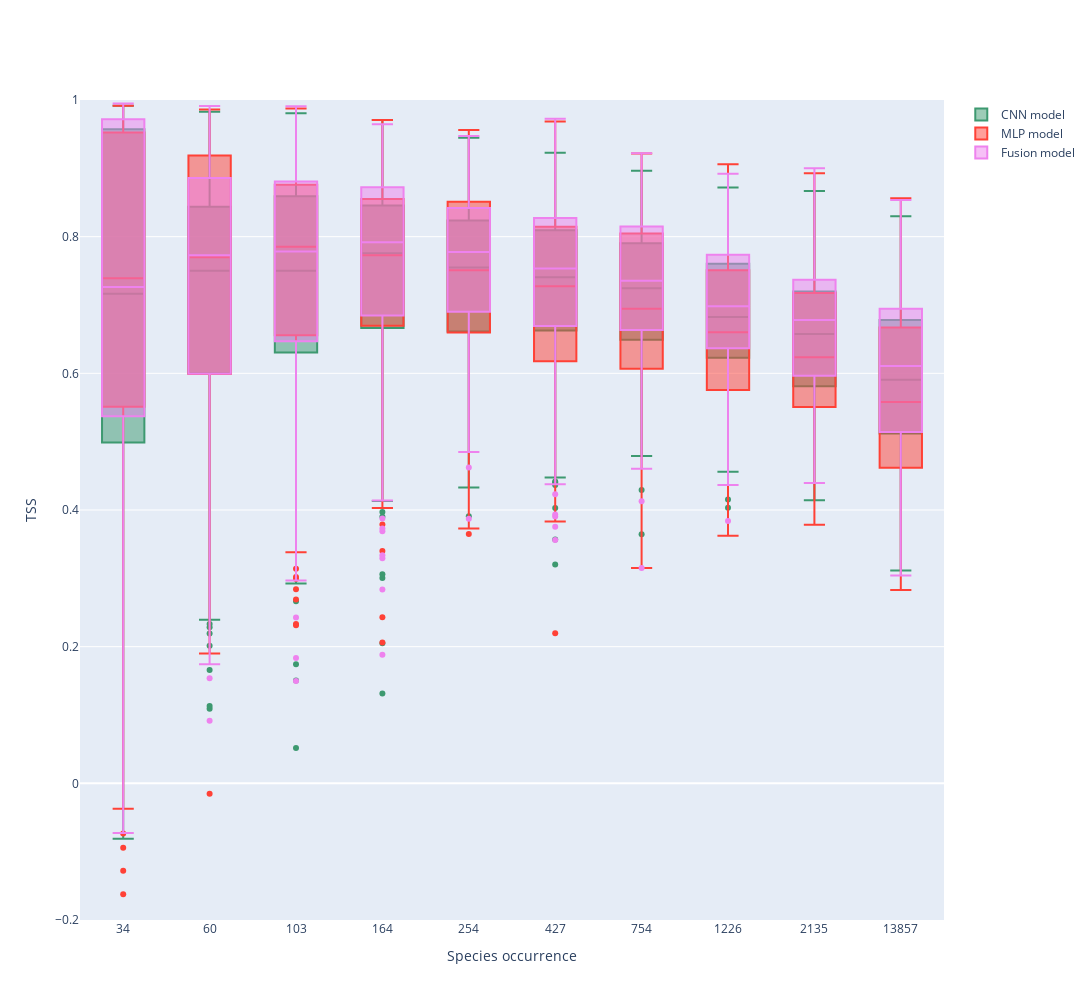

The notebook cell this image was saved under:
### Code cell
x = df_CNN['global_cnt'].values

trace0 = go.Box(
    y=df_CNN['tss'].values,
    x=x,
    name='CNN model',
    marker=dict(
        color='#3D9970'
    )
)
trace1 = go.Box(
    y=df_MLP['tss'].values,
    x=x,
    name='MLP model',
    marker=dict(
        color='#FF4136'
    )
)
trace2 = go.Box(
    y=df_Fusion['tss'].values,
    x=x,
    name='Fusion model',
    marker=dict(
        color='violet'
    )
)

layout = go.Layout(
    autosize=False,
    width=1200,
    height=1000,
    yaxis=go.layout.YAxis(
        title='TSS',
        range=[-0.2, 1],
        zeroline=True
    ),
)

data = [trace0, trace1, trace2]
fig = go.Figure(data=data, layout=layout)
fig.update_xaxes(
                tickmode = 'array',
                tickvals = np.arange(0,len(c)).astype(int),
                ticktext= [int(val) for val in breaks])
fig.update_layout(xaxis_title="Species occurrence")
fig.show()

### Figure 1 — Plotly figure (JSON) as saved in the notebook; plotly's stock layout.template omitted (floating-point values rounded to 4 significant figures; data arrays with more than 128 entries replaced by an {"elided": "..."} marker saying what was removed)
{"data": [{"marker": {"color": "#3D9970"}, "name": "CNN model", "type": "box", "x": {"elided": "2522 int values"}, "y": {"elided": "2522 float values"}}, {"marker": {"color": "#FF4136"}, "name": "MLP model", "type": "box", "x": {"elided": "2522 int values"}, "y": {"elided": "2522 float values"}}, {"marker": {"color": "violet"}, "name": "Fusion model", "type": "box", "x": {"elided": "2522 int values"}, "y": {"elided": "2522 float values"}}], "layout": {"autosize": false, "height": 1000, "width": 1200, "xaxis": {"autorange": true, "range": [-0.5, 9.5], "tickmode": "array", "ticktext": [34, 60, 103, 164, 254, 427, 754, 1226, 2135, 13857], "tickvals": [0, 1, 2, 3, 4, 5, 6, 7, 8, 9], "title": {"text": "Species occurrence"}, "type": "linear"}, "yaxis": {"range": [-0.2, 1], "title": {"text": "TSS"}, "type": "linear", "zeroline": true}}}
